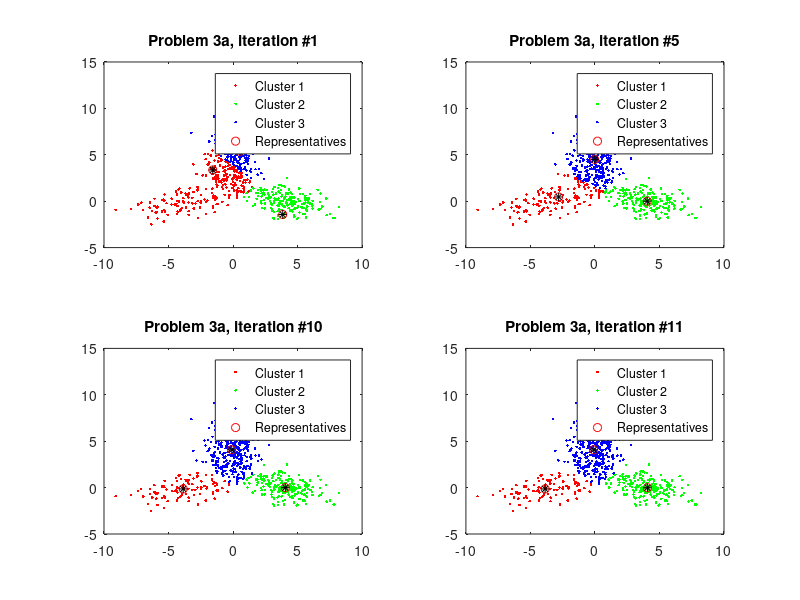
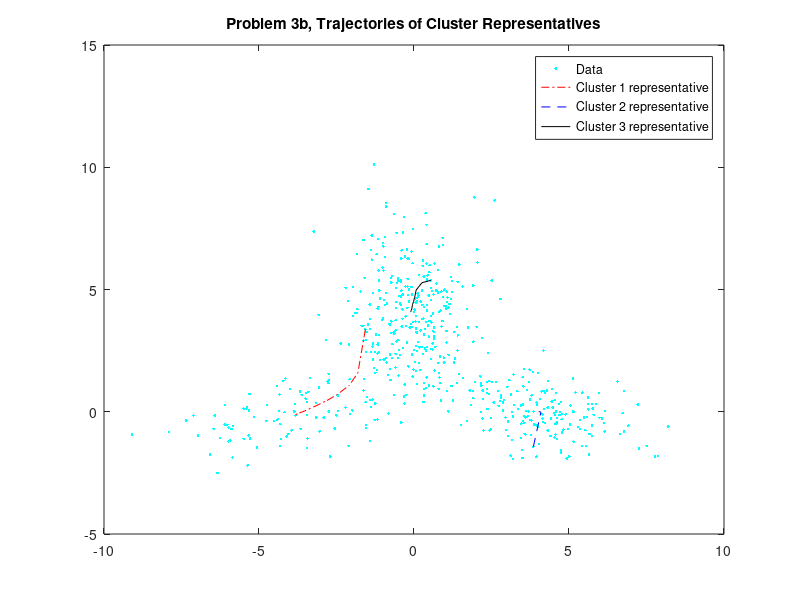
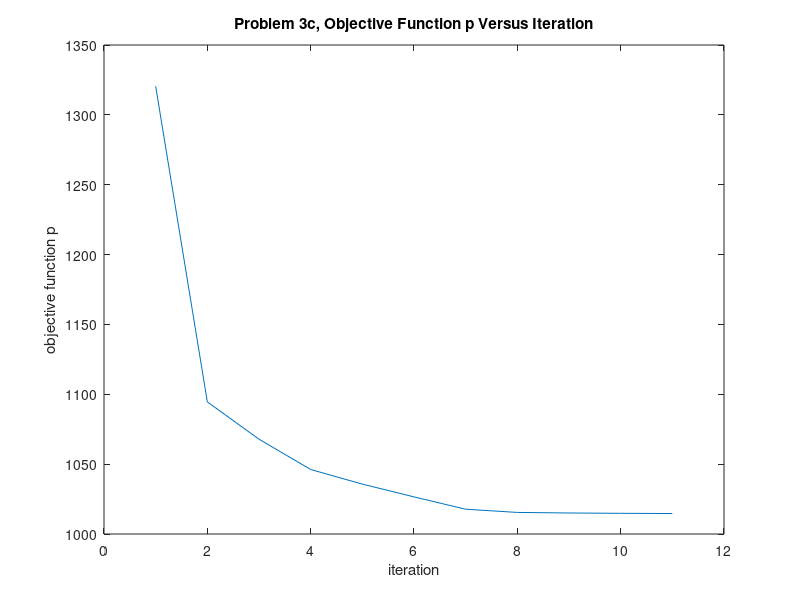
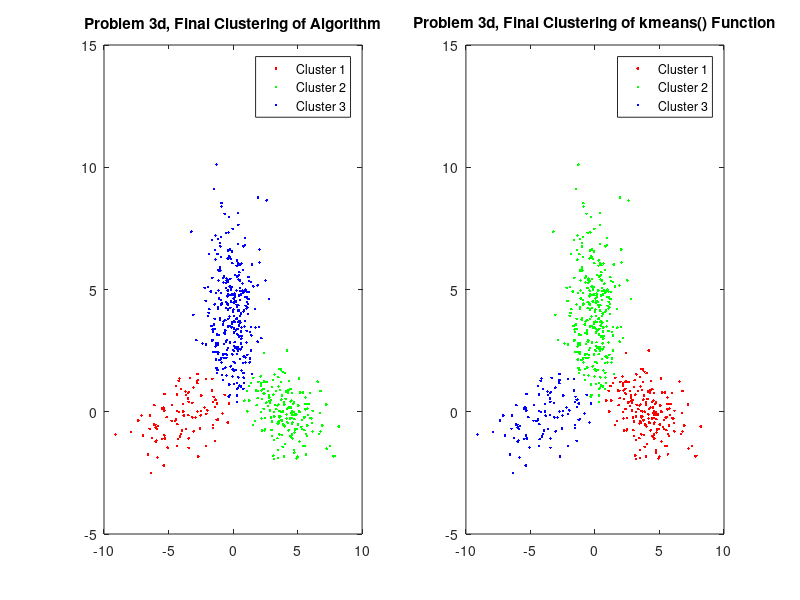

The MATLAB script that drew these images, in order:
%Problem 3

load('clustering_data.mat');
rng(2016);
[m, n] = size(x);

K = 3;

clust_assignment = zeros(m, 1);
clust1 = zeros(0, 2);
clust2 = zeros(0, 2);
clust3 = zeros(0, 2);

trajectory1 = zeros(0, 2);
trajectory2 = zeros(0, 2);
trajectory3 = zeros(0, 2);

objective_per_iteration = zeros(0, 2);

%Part A
figure
subplot_id = 1;
rs = datasample(x, K);
iteration = 1;
while 1
    clust1 = zeros(0, 2);
    clust2 = zeros(0, 2);
    clust3 = zeros(0, 2);
    change_occured = 0;
    p_sum = 0;
    for i = 1:m
        vector = x(i, :);
        norm1 = norm(vector - rs(1, :));
        norm2 = norm(vector - rs(2, :));
        norm3 = norm(vector - rs(3, :));
        min_norm = min([norm1, norm2, norm3]);
        p_sum = p_sum + min_norm;
        new_clust = 0;
        if min_norm == norm1
            new_clust = 1;
            clust1 = [clust1; vector];
        end
        if min_norm == norm2
            new_clust = 2;
            clust2 = [clust2; vector];
        end
        if min_norm == norm3
            new_clust = 3;
            clust3 = [clust3; vector];
        end
        if new_clust ~= clust_assignment(i)
            change_occured = 1;
        end
        clust_assignment(i) = new_clust;
    end
    p_row = [iteration p_sum];
    objective_per_iteration = [objective_per_iteration; p_row];
    
    %Plots for 1st, 5th, 10th, and last iterations
    if iteration == 1 || iteration == 5 || iteration == 10 || change_occured == 0
        sp = subplot(2, 2, subplot_id);
        subplot_id = subplot_id + 1;
        plot(sp, clust1(:, 1), clust1(:, 2), '.r', clust2(:, 1), clust2(:, 2), '.g', clust3(:, 1), clust3(:, 2), '.b', rs(:, 1), rs(:, 2), 'or', rs(:, 1), rs(:, 2), '*k');
        legend('Cluster 1', 'Cluster 2', 'Cluster 3', 'Representatives')
        title(strcat('Problem 3a, iteration #', int2str(iteration)));
    end
    iteration = iteration + 1;
    
    mean1 = mean(clust1);
    mean2 = mean(clust2);
    mean3 = mean(clust3);
    if isequal(rs(1), mean1) || isequal(rs(2), mean2) || isequal(rs(3), mean3)
        change_occured = 1;
    end
    trajectory1 = [trajectory1; rs(1, :)];
    trajectory2 = [trajectory2; rs(2, :)];
    trajectory3 = [trajectory3; rs(3, :)];
    rs(1, :) = mean1;
    rs(2, :) = mean2;
    rs(3, :) = mean3;
    
    %Break for convergence
    if change_occured == 0
        break;
    end
end

%Part B
figure
plot(x(:, 1), x(:, 2), '.c', trajectory1(:, 1), trajectory1(:, 2), '-.r', trajectory2(:, 1), trajectory2(:, 2), '--b', trajectory3(:, 1), trajectory3(:, 2), '-k')
legend('Data', 'Cluster 1 representative', 'Cluster 2 representative', 'Cluster 3 representative');
title('Problem 3b, Trajectories of Cluster Representatives')

%Part C
figure
plot(objective_per_iteration(:, 1), objective_per_iteration(:, 2))
title('Problem 3c, Objective Function p Versus Iteration')
xlabel('iteration')
ylabel('objective function p')
last_row = objective_per_iteration(end, :);
text(9, 2200, strcat('Smallest value = ', num2str(last_row(2))));

%Part D
figure
sp = subplot(1, 2, 1);
plot(sp, clust1(:, 1), clust1(:, 2), '.r', clust2(:, 1), clust2(:, 2), '.g', clust3(:, 1), clust3(:, 2), '.b');
legend('Cluster 1', 'Cluster 2', 'Cluster 3')
title('Problem 3d, Final Clustering of Algorithm');
sp = subplot(1, 2, 2);
idx = kmeans(x, K);
clust1x = zeros(0, 2);
clust2x = zeros(0, 2);
clust3x = zeros(0, 2);
for i = 1:m
    vector = x(i, :);
    if idx(i) == 1
        clust1x = [clust1x; vector];
    end
    if idx(i) == 2
        clust2x = [clust2x; vector];
    end
    if idx(i) == 3
        clust3x = [clust3x; vector];
    end
end
plot(sp, clust1x(:, 1), clust1x(:, 2), '.r', clust2x(:, 1), clust2x(:, 2), '.g', clust3x(:, 1), clust3x(:, 2), '.b');
legend('Cluster 1', 'Cluster 2', 'Cluster 3')
title('Problem 3d, Final Clustering of kmeans() Function');
